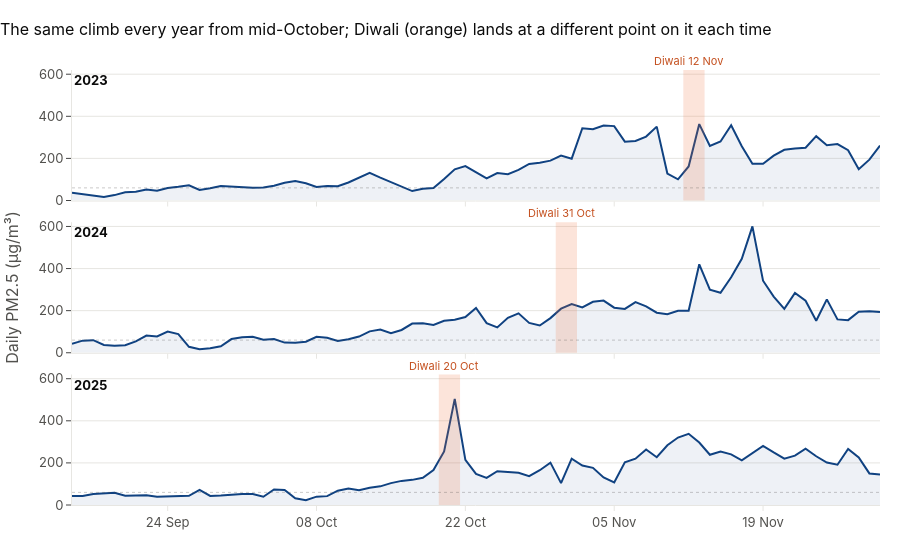

Source (notebook cell):
### Markdown cell above
### Chart 2: the whole season, one panel per year (small multiples, same axes)

### Code cell
fig2 = make_subplots(rows=3, cols=1, shared_xaxes=True, vertical_spacing=0.05)
for i, y in enumerate(YEARS, start=1):
    sub = daily[daily.year == y]
    x = pd.to_datetime("2000-" + sub.index.strftime("%m-%d"))
    fig2.add_trace(go.Scatter(x=x, y=sub.pm25, mode="lines", line=dict(color=YEAR_COLOR[2025], width=2), showlegend=False,
                              fill="tozeroy", fillcolor="rgba(16,66,129,0.07)",
                              customdata=sub.index.strftime("%d %b %Y"), hovertemplate="%{customdata}<br>%{y:.0f} µg/m³<extra></extra>"), row=i, col=1)
    dwt = pd.Timestamp(2000, DIWALI[y].month, DIWALI[y].day)
    fig2.add_vrect(x0=dwt - pd.Timedelta(hours=12), x1=dwt + pd.Timedelta(hours=36), fillcolor=HIGHLIGHT, opacity=0.18, line_width=0, row=i, col=1)
    fig2.add_annotation(x=dwt, y=1, yref=f"y{'' if i == 1 else i} domain", text=f"Diwali {DIWALI[y]:%d %b}", showarrow=False,
                        yanchor="bottom", font=dict(color="#c4501f", size=11), row=i, col=1)
    fig2.add_hline(y=NAAQS_24H, line=dict(color=INK2, width=1, dash="dot"), row=i, col=1)
    fig2.add_annotation(x=0, xref="paper", y=1, yref=f"y{'' if i == 1 else i} domain", text=f"<b>{y}</b>", showarrow=False,
                        xanchor="left", yanchor="top", font=dict(size=13, color=INK))
style(fig2, "The same climb every year from mid-October; Diwali (orange) lands at a different point on it each time", None, None, height=560)
fig2.update_yaxes(range=[0, 620], title_text=None)
fig2.update_yaxes(title_text="Daily PM2.5 (µg/m³)", row=2, col=1)
fig2.update_xaxes(tickformat="%d %b", row=3, col=1)
save(fig2, "fig2_season_daily")
